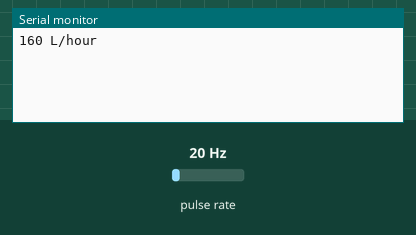
This sketch was run on a simulated Arduino Uno, built with avr-gcc and run on an emulated ATmega328P. Shown: the last lines printed to the serial monitor. Wiring (inferred from the names in the program): pulse sensor: data pin 2. The inputs (shaded band) are chosen by the test bench; at power-on: pulse rate 20 Hz.

Above: at 1.2 s.
1.3 s: pulse rate (sensor on pin 2) set to 4 Hz
At 2.5 s:
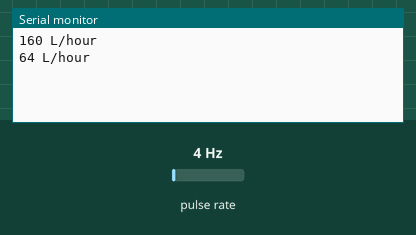
2.8 s: pulse rate (sensor on pin 2) set to 50 Hz
At 3.8 s:
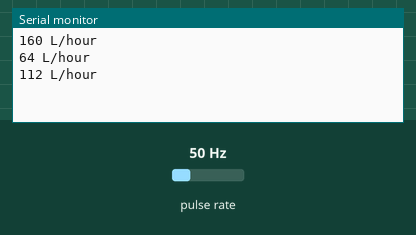
Timing chart, 0 to 5.8 s (numbered marks = the images above; inputs shaded):
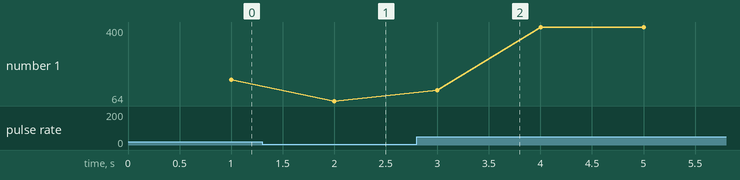

The sketch:

YF-S201_EXAMPLE.ino
```cpp
/*
Código exemplo de uso para o medidor de fluxo de água YF-s201
*/

volatile int  flow_frequency;
unsigned int  l_hour;        //Litros por hora
unsigned char flowmeter = 2; //Número do pino do Arduino conectado à saída do sensor
unsigned long currentTime;
unsigned long cloopTime;

void flow ()//Interrupção para calculo dos litros por hora
  {
  flow_frequency++;
  }

void setup()
  {
  pinMode(flowmeter, INPUT);
  Serial.begin(9600);
  attachInterrupt(0, flow, RISING); //Configura a interrupção externa pelo pino de entrada
                                     // Veja o link para mais detalhes http://arduino.cc/en/Reference/attachInterrupt
  sei();                            // Habilita a interrupção
  currentTime = millis();
  cloopTime = currentTime;
  }

void loop ()
  {
  currentTime = millis();
  //A cada segundo, calcula e mostra na serial o valor litros por hora
   if(currentTime >= (cloopTime + 1000))
     {
     cloopTime = currentTime;
     // Frequência dos pulsos (Hz) = 7.5Q, Q é o fluxo em L/min. (Resulta em +/- 3% de precisão)
     l_hour = (flow_frequency * 60 / 7.5); // (Frequência dos pulsos x 60 min) / 7.5Q = Fluxo em L/hora
     flow_frequency = 0;                   // Reinicia o contador
     Serial.print(l_hour, DEC);            // Envia pela porta serial o valor
     Serial.println(" L/hour");
     }
}
```

Measured:
- after the input at 1.3 s, the serial monitor: prints a new line after 0.70 s (image 1)
- after the input at 2.8 s, the serial monitor: prints a new line after 0.20 s (image 2)
- plotted number 1: 160 → 64 after the input at 1.3 s, 64 → 400 after the input at 2.8 s
